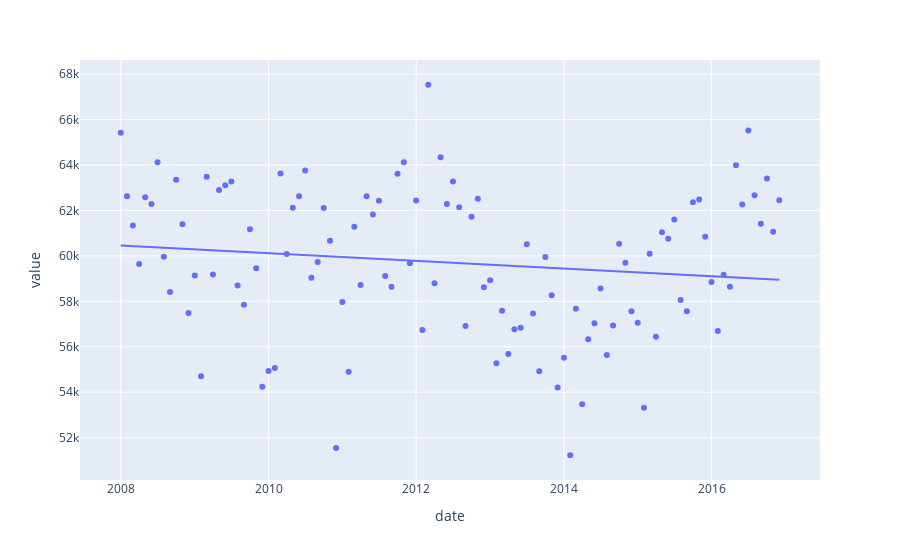

The notebook cell this image was saved under:
### Code cell
r = df.groupby('date')[["value"]].sum().reset_index()
import plotly.express as px
fig = px.scatter(r, x="date", y="value",trendline="ols")
fig.show()
